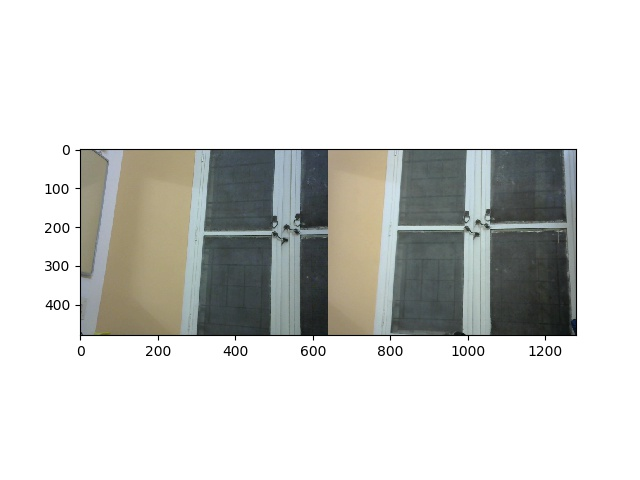

This chart was generated by the following Python code:
#simple_stitching
import numpy as np
import cv2
from matplotlib.pyplot import subplot,plot,figure,show,imshow
im1=cv2.imread('1.jpg')
im2=cv2.imread('2.jpg')
h,w,c=np.shape(im1)
H,W,C=np.shape(im2)

img3=np.concatenate((im1,im2),axis=1)
img3=cv2.cvtColor(img3,cv2.COLOR_BGR2RGB)
imshow(img3)
show()
